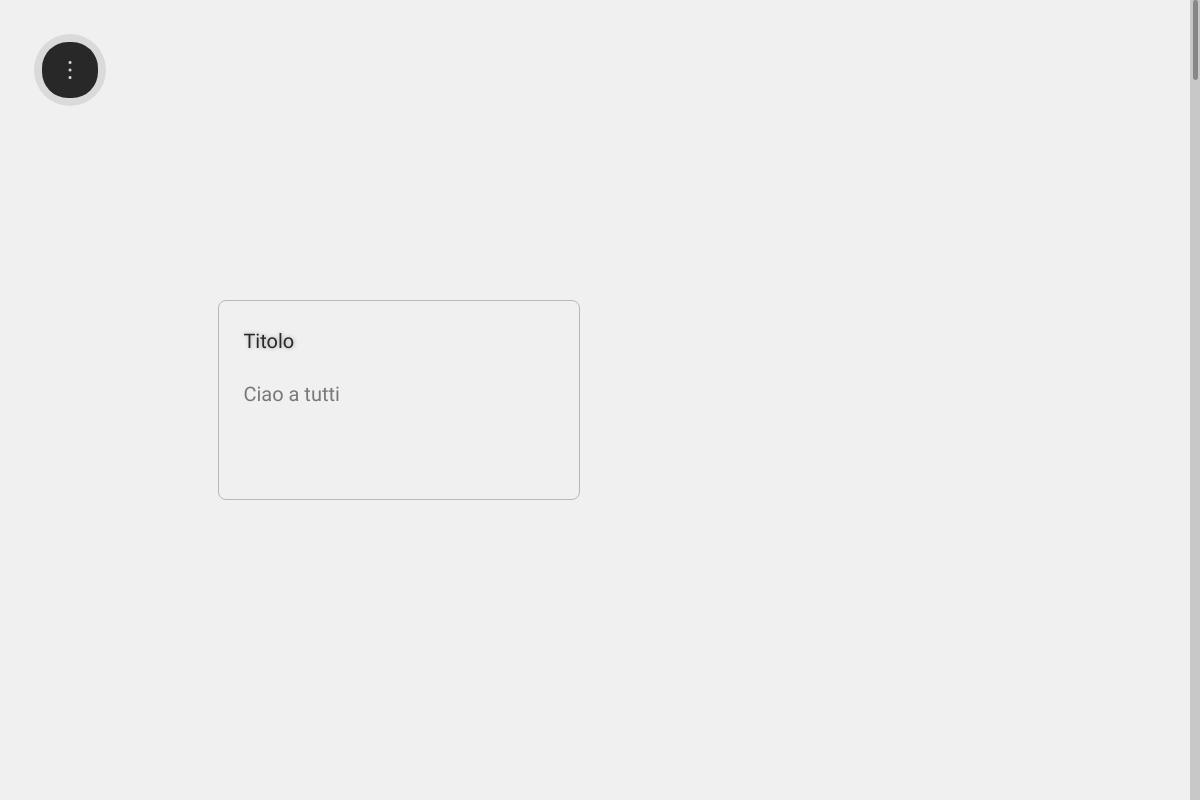
Before: /pages/news.php with the older database file.
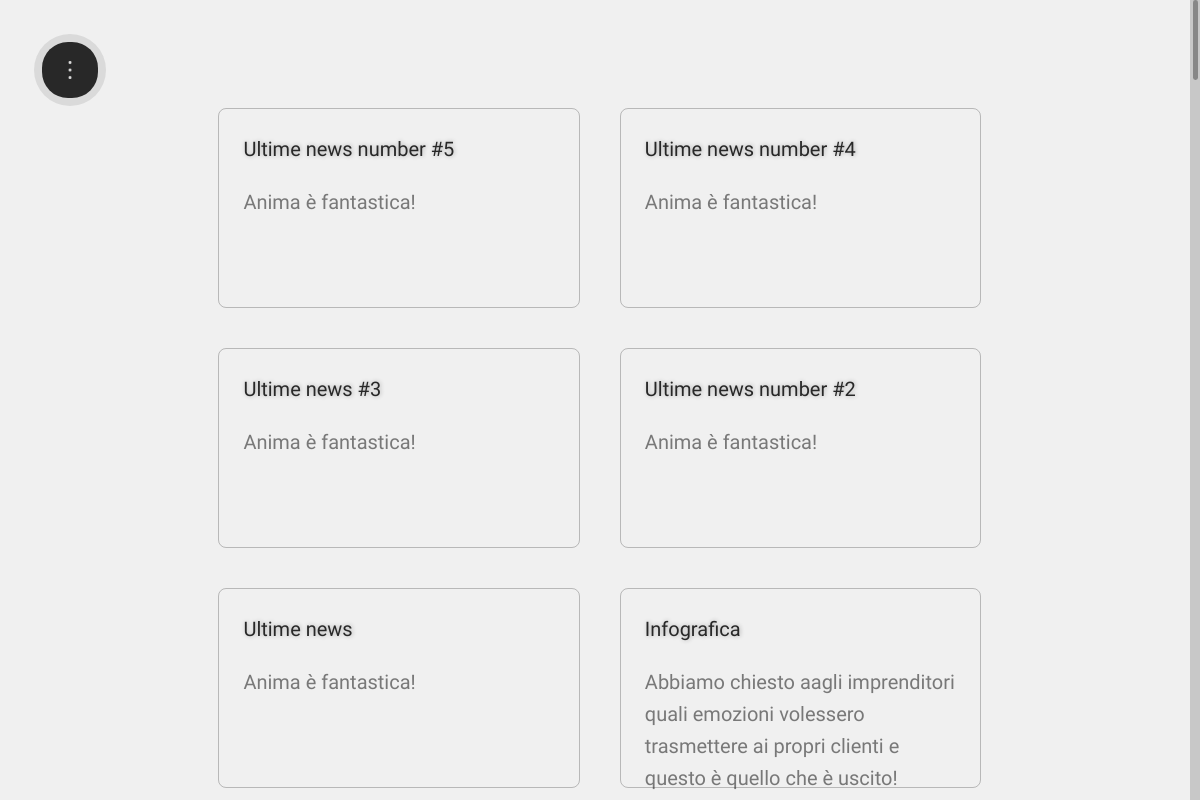
After: the same page with the newer database file.
### tables this page shows
CREATE TABLE `articles` (
  `id` varchar(50) NOT NULL,
  `datacreazione` datetime NOT NULL DEFAULT CURRENT_TIMESTAMP,
  `titolo` varchar(100) NOT NULL,
  `descrizione` varchar(1024) NOT NULL
);

### pages/news/MyTestConnection.php (called while the page is built, shortened)
<?php
class Connection {
    private $server, $db_name, $username, $password;
    private $conn;
    public function __construct($server, $db_name, $username, $password) {
        $this->server = $server;
        $this->db_name = $db_name;
        $this->username = $username;
        $this->password = $password;
    }
    public function connect() : bool {
        $this->conn = new mysqli($this->server, $this->username, $this->password, $this->db_name);
        if($this->conn->connect_error) {
            $this->connected = false;
            return false;
        } else {
            $this->connected = true;
            return true;
        }
    }
    public function query($sql)  {
        return ($this->conn)->query($sql);
    }
}
$connection = new MyTestConnection();

### pages/news/articles.php (the view, shortened to what this page needs)
<?php
    require("connection.php");
    class Article {
        private  $id,$titolo, $descrizione;
        function __construct($id, $titolo, $desc) {
            $this->id = $id;
            $this->titolo = $titolo;
            $this->descrizione = $desc;
        }
        public function getID() : string {
            return $this->id;
        }
        public function getTitle() : string {
            return $this->titolo;
        }
        public function getDescrizione() : string
        {
            return $this->descrizione;
        }
        public function getHTML() : string {
            return "<a class=\"news_article\" href=\"?id=".$this->getID()."\">".
                "<p class=\"article_title\">".$this->getTitle()."</p>".
                "<span class='article_description'>".$this->getDescrizione()."</span>".
                "</a>";
        }
    }
    class Articles {
        private $articles = array();
        public function __construct() {
            global $connection;
            $connection->connect();
            $results = $connection->query("SELECT id, titolo, descrizione FROM articles order by datacreazione DESC");
            while($row = $results->fetch_assoc()) {
                $article = new Article($row['id'], $row['titolo'], $row['descrizione']);
                $this->articles[$row['id']] = $article;
            }
        }
        public function getHTML() : string {
            $html = "<div class=\"news_articles\">";
            foreach($this->articles as $key => $value) {
                $html .= $value->getHTML();
            }
            $html .= "</div>";
            return $html;
        }
    }
    echo "<article class='ContentBlock articles'><div class='data'>";
    echo (new Articles())->getHTML();
    echo "</div></article>";

Changed rows visible on the page:
added articles: titolo "Ultime news number #5", descrizione "Anima è fantastica!"
added articles: titolo "Ultime news number #4", descrizione "Anima è fantastica!"
added articles: titolo "Ultime news #3", descrizione "Anima è fantastica!"
added articles: titolo "Ultime news number #2", descrizione "Anima è fantastica!"
added articles: titolo "Ultime news", descrizione "Anima è fantastica!"
changed articles: titolo "Titolo" → "Infografica"; descrizione "Ciao a tutti" → "Abbiamo chiesto aagli imprenditori quali emozioni volessero trasmettere ai propri clienti e questo è quello che è uscito!"
